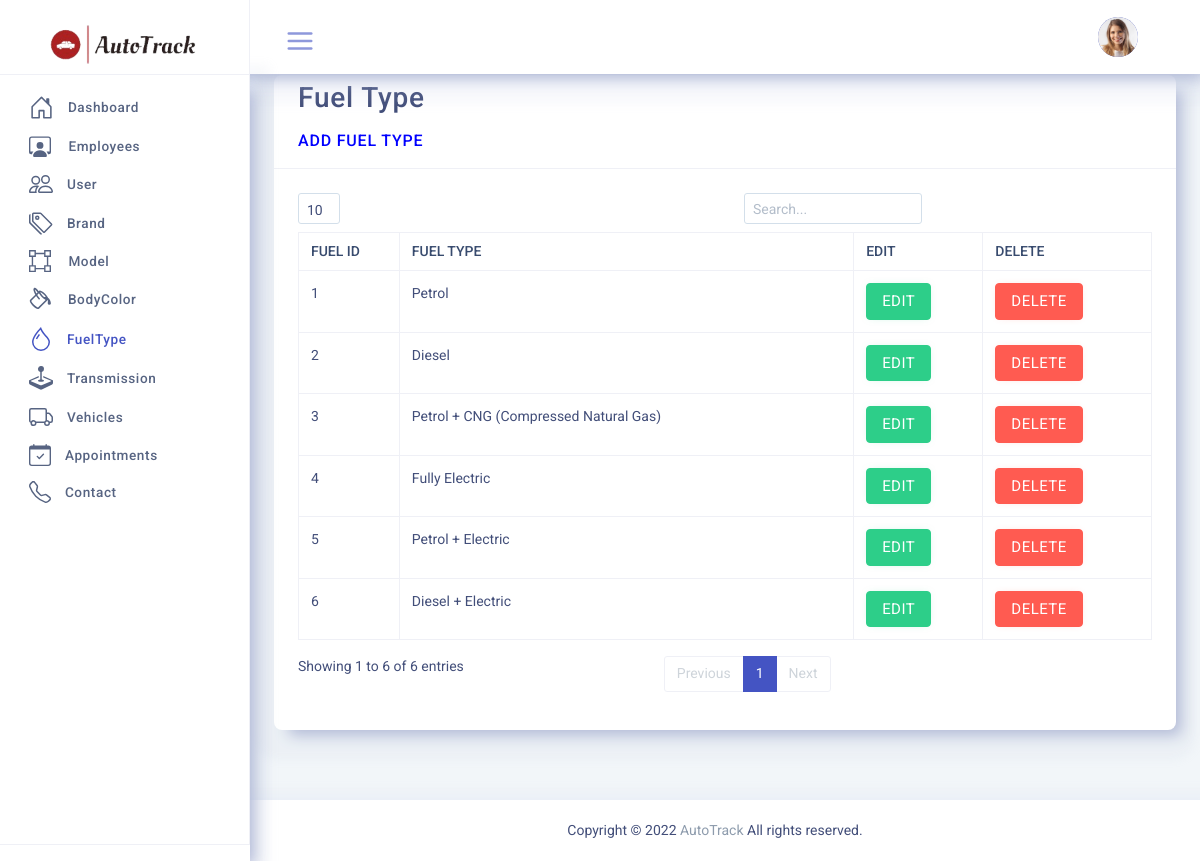
The app's page /admin/admindashboard/Dash/DASHTIC-LTR/pages/fueltype.php (signed in) with its own data.
### tables this page shows
CREATE TABLE `user` (
  `user_id` bigint(20) UNSIGNED NOT NULL,
  `user_role_id` int(10) UNSIGNED NOT NULL,
  `first_name` varchar(30) NOT NULL,
  `last_name` varchar(30) NOT NULL,
  `email` varchar(60) NOT NULL,
  `username` varchar(30) NOT NULL,
  `password` varchar(256) NOT NULL,
  `address` text NOT NULL,
  `user_image` varchar(100) DEFAULT NULL
);

CREATE TABLE `fuel_type` (
  `fuel_type_id` bigint(20) UNSIGNED NOT NULL,
  `fuel_type` varchar(100) NOT NULL
);

### admin/admindashboard/Dash/DASHTIC-LTR/pages/fueltype.php (the view, shortened to what this page needs)
<?php include('header.php');?>
<div class="page">
	<div class="page-main">
		<?php include('sidebar.php');?>
		<div class="app-content main-content">
			<div class="side-app">
				<?php include('pageheader.php');?>
						<div class="row">
							<div class="col-12">
								<div class="card">
									<div class="card-header">
										<div class="card-title">
										<h2>Fuel Type</h2>
										<h5><a href="addfuel.php" style="color:blue;">ADD FUEL TYPE</a></h5>
										</div>
									</div>
									<div class="card-body">
										<div class="table-responsive">
											<table class="table table-bordered text-nowrap" id="example1">
												<thead>
													<tr>
														<th class="wd-25p border-bottom-0">Fuel Id</th>
														<th class="wd-25p border-bottom-0">Fuel Type</th>
														<th class="wd-25p border-bottom-0">EDIT</th>
														<th class="wd-25p border-bottom-0">DELETE</th>
													</tr>
												</thead>
												<tbody>
<?php
	$sql = "select * from fuel_type";
	$result = mysqli_query($conn,$sql);
	while($row=mysqli_fetch_assoc($result))
	{
		$fid=$row['fuel_type_id'];
?>
													<tr>
														<td><?php echo $row['fuel_type_id']; ?></td>
														<td><?php echo $row['fuel_type']; ?></td>
														<td>
														<form action="fueledit.php" method="post">
															<button type="submit" name="edit_btn" class="btn btn-success">EDIT </button>
														</form>
														</td>
														<td>
														<a href="fueldelete.php?id=<?php echo $fid?>" class="btn btn-danger delete-confirmation">DELETE</a>
														</td>
													</tr>
	<?php
	}
	?>
												</tbody>
											</table>
										</div>
									</div>
								</div>
							</div>
						</div>
						</div>
				</div>
			</div>
			<?php include('footer.php') ?>

### admin/admindashboard/Dash/DASHTIC-LTR/pages/pageheader.php (shortened to what this page needs)
<?php include '_dbconnect.php';?>
<?php
if (isset($_SESSION['username'])) {
	$username =$_SESSION['username'];
	$query = " SELECT * FROM USER WHERE username = '$username' OR email = '$username' AND (user_role_id=1 OR user_role_id=2) ";
	$result = mysqli_query($conn,$query);
	$row = mysqli_fetch_assoc($result);
}
else{
	?>
	<script>window.location= 'login.php';</script>
	<?php
}
?>
				<div class="app-header header top-header">
					<div class="container-fluid">
						<div class="d-flex">
							<div class="dropdown side-nav">
								<div class="app-sidebar__toggle" data-toggle="sidebar">
									<a class="open-toggle" href="">
									</a>
								</div>
							</div>
							<div class="d-flex order-lg-2 ml-auto">
				<div class="dropdown profile-dropdown">
									<a href="profile.php" class="nav-link pr-0 leading-none"  >
										<span>
											<img src="../public/assets/images/users/<?php echo $row['user_image'];?>" alt="img" class="avatar avatar-md brround">
										</span>
									</a>
								</div>
						</div>
					</div>
				</div>
</div>

### admin/admindashboard/Dash/DASHTIC-LTR/public/assets/css/sidemenu.css (style rules this page uses)
.app-content { min-height: calc(100vh - 50px); margin-top: 50px; margin-bottom: 0 !important; -webkit-transition: margin-left 0.2s ease; -o-transition: margin-left 0.2s ease; transition: margin-left 0.2s ease; overflow: hidden; }
.app-content .side-app { padding: 25px 1.5rem 0 1.5rem; }
@media (min-width: 768px) { .app-content { margin-left: 250px; padding-bottom: 1rem; } }
.app-header { position: fixed; left: 0; right: 0; top: 0; width: 100%; display: -webkit-box; display: -ms-flexbox; display: flex; z-index: 999; padding-right: 15px; padding: 0.75rem 0; -webkit-transition: padding-left 0.2s ease; -o-transition: padding-left 0.2s ease; transition: padding-left 0.2s ease; }
@media (min-width: 768px) { .app-header { padding-right: 30px; } }
.app-sidebar__toggle { margin: 5px; padding: 5px 18px; text-align: center; height: 2.5rem; font-size: 1.2rem; position: relative; border-radius: 3px; }
.app-sidebar__toggle a { color: #b6c1d9; }
@media (min-width: 768px) { .header.top-header { padding-left: 250px; } }

### records on screen
user: user_image (picture)
fuel_type: fuel_type_id "1", fuel_type "Petrol"
fuel_type: fuel_type_id "2", fuel_type "Diesel"
fuel_type: fuel_type_id "3", fuel_type "Petrol + CNG (Compressed Natural Gas)"
fuel_type: fuel_type_id "4", fuel_type "Fully Electric"
fuel_type: fuel_type_id "5", fuel_type "Petrol + Electric"
fuel_type: fuel_type_id "6", fuel_type "Diesel + Electric"
